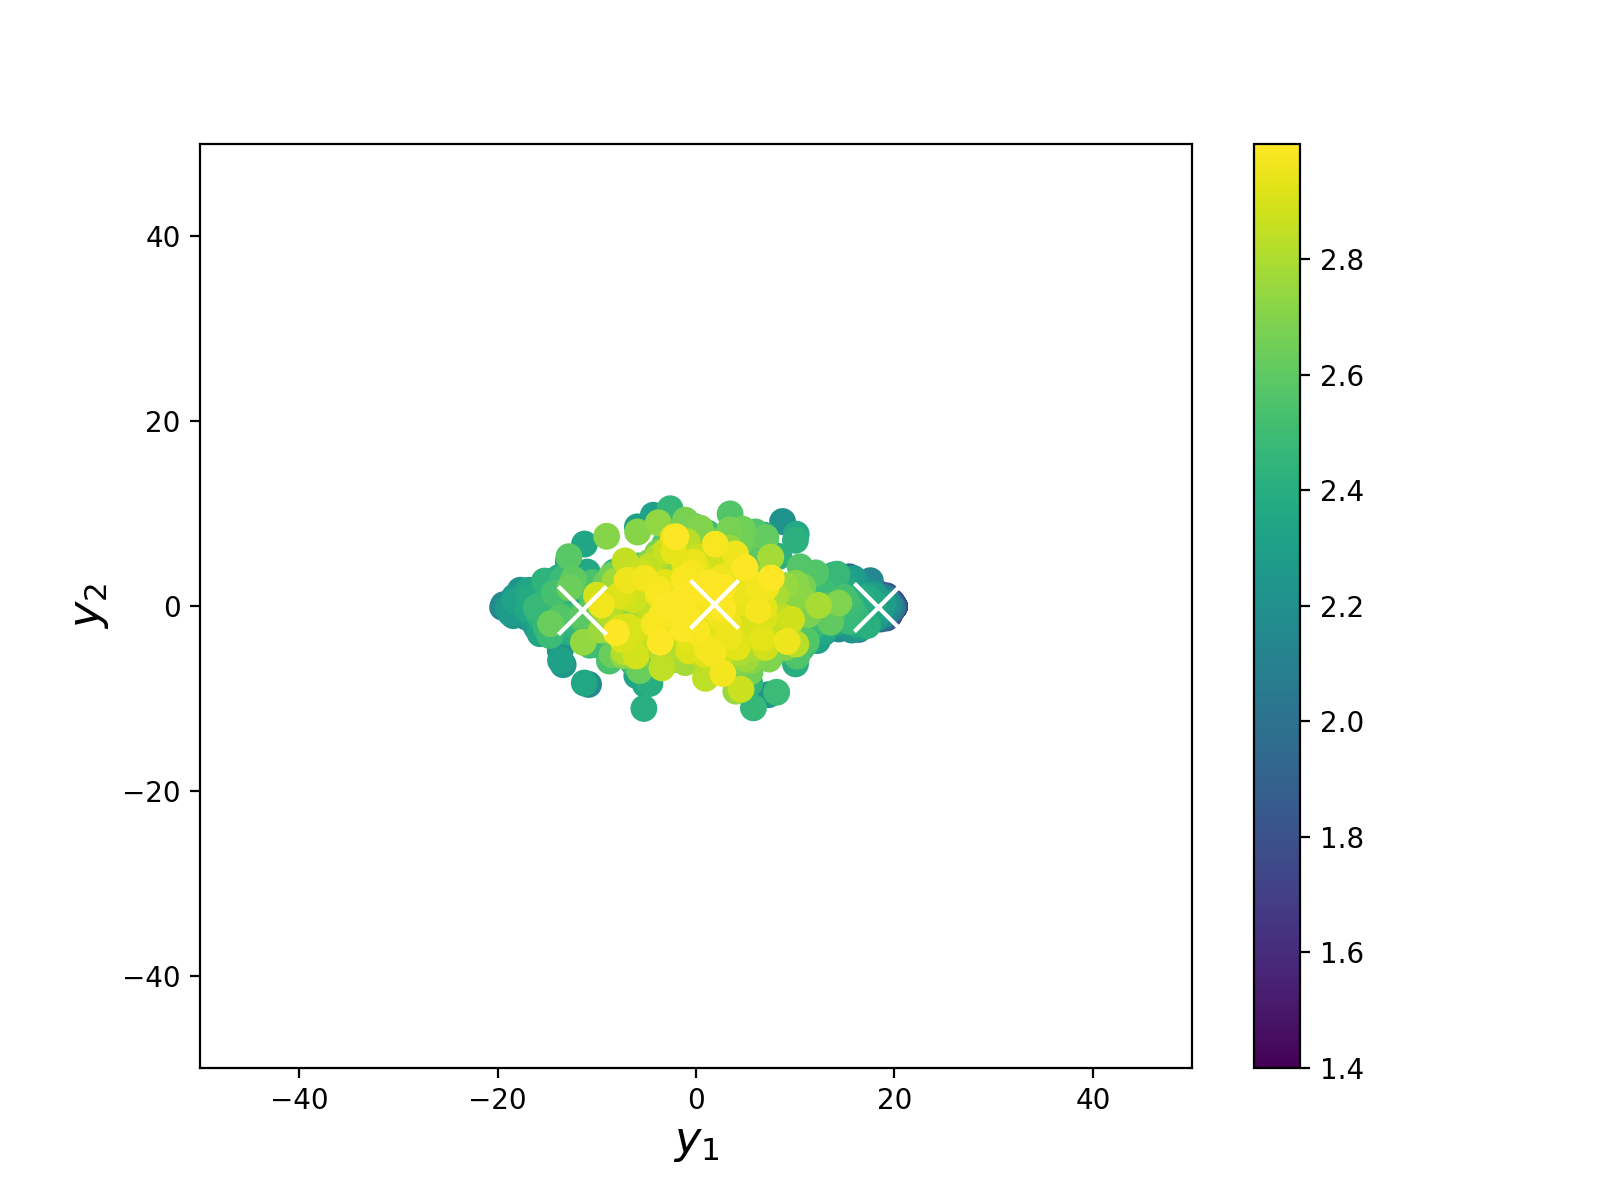

The script that saved this image:
import numpy as np
import matplotlib.pyplot as plt

'''
This python program can execute the PCA method to reduce dimensions.
And this program use KMeans in sklearn to cluster.
'''
A = np.loadtxt('PCA.txt')
print(A.shape)
A = np.reshape(A, (1600, 400))
mean = np.mean(A, axis=0)
X = A - mean
#print(A)
X = np.dot(X.T, X)
#print(A)
U, S, V = np.linalg.svd(X)
S = S / S.sum()
U_reduce1 = -U[:, 0]
U_reduce2 = -U[:, 1]
#print(U_reduce.shape)
#print(U_reduce)
#print(S)
y1 = np.dot(A, U_reduce1)
y2 = np.dot(A, U_reduce2)

N = np.vstack((y1, y2))
N = N.T
print(N)

from sklearn.cluster import KMeans
n_cluster = 3
kmean = KMeans(n_cluster)
kmean.fit(N)
labels = kmean.labels_
centers = kmean.cluster_centers_


#xx = np.arange(1, 11)
#plt.figure(figsize=(8, 6), dpi=200)
#plt.xlim(1, 10)
#plt.ylim(0.001, 1)
#plt.semilogy()
#plt.xlabel("l", fontsize=16, color='black', horizontalalignment='center', fontname='Brush Script MT')
#plt.ylabel(r'$\bar {\lambda}_{l}$', fontsize=16, color='black', horizontalalignment='center',
#	 	   fontname='Brush Script MT')  
#plt.plot(xx, S[xx-1], linestyle="-", marker="o", color="b", linewidth=2)
#plt.show()
T = np.arange(len(y1))
plt.figure(figsize=(8, 6), dpi=200)
plt.xlim(-50, 50)
plt.ylim(-50, 50)
plt.xlabel("$y_1$", fontsize=16, color='black', horizontalalignment='center', fontname='Brush Script MT')
plt.ylabel("$y_2$", fontsize=16, color='black', horizontalalignment='center',
	 	   fontname='Brush Script MT')  
plt.scatter(y1, y2, s=75, c=T)
cbar = plt.colorbar()
#cbar.set_label('$T_B(K)$',fontdict=font)
cbar.set_ticks(np.linspace(0, 1600, 9))
#cbar.set_ticklabels(('1.4', '1.5', '1.6', '1.7', '1.8', '1.9', '2.0', '2.1',
#	                 '2.2', '2.3', '2.4', '2.5', '2.6', '2.7', '2.8', '2.9'))
cbar.set_ticklabels(('1.4', '1.6', '1.8', '2.0', '2.2', '2.4', '2.6', '2.8'))
plt.scatter(centers[:, 0], centers[:, 1], marker='x', c='white', s=300)
plt.savefig('PCA.png')


